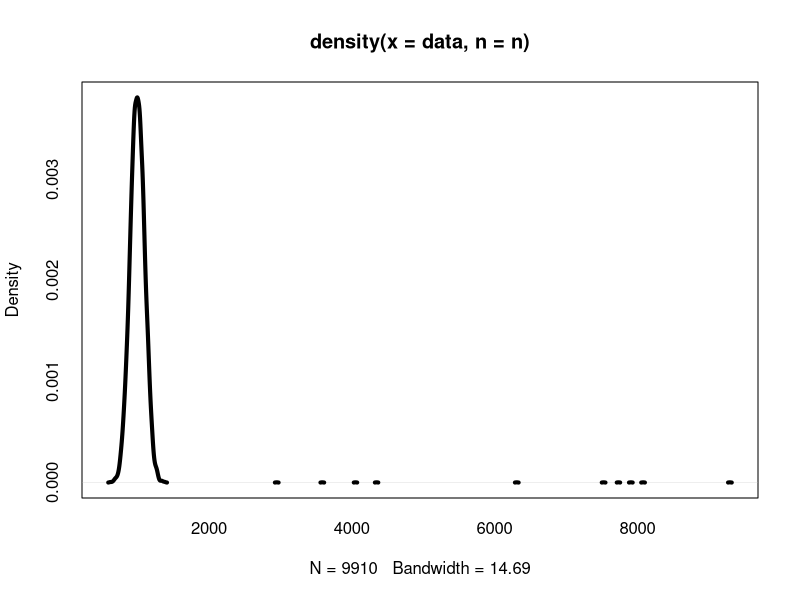

This chart was generated by the following R code:
# frequencytrail.r	Example frequency trail implementation.
#
# This implementation takes a density plot with a high resolution, and
# removes lines that are below a minimum threshold, by setting their value
# to NA.  This hides the zero probability line, and provide a coarse (but
# probably sufficient) view of distribution outliers.
#
# 08-Jun-2013	Brendan Gregg	Created this.

pdf("frequencytrailtest.pdf", w=8, h=4)

# plot a data frame as a frequency trail
plotfrequencytrail <- function(data) {
	n <- 2048				# resolution
	thr <- 1 / (sd(data) * length(data))	# threshold
	lwd <- 4				# line width
	den <- density(data, n=n)

	plot(den, col=NA, fg=NA)

	# replace low frequency with NA to avoid plotting
	for (i in 1:n) { if (den$y[i] < thr) { den$y[i] = NA } }

	lines(den, lwd=lwd)
}

# data set is a normal distribution plus outliers
data <- c(rnorm(9900, mean=1000, sd=100),
	  runif(10, min=2000, max=10000))

plotfrequencytrail(data)
